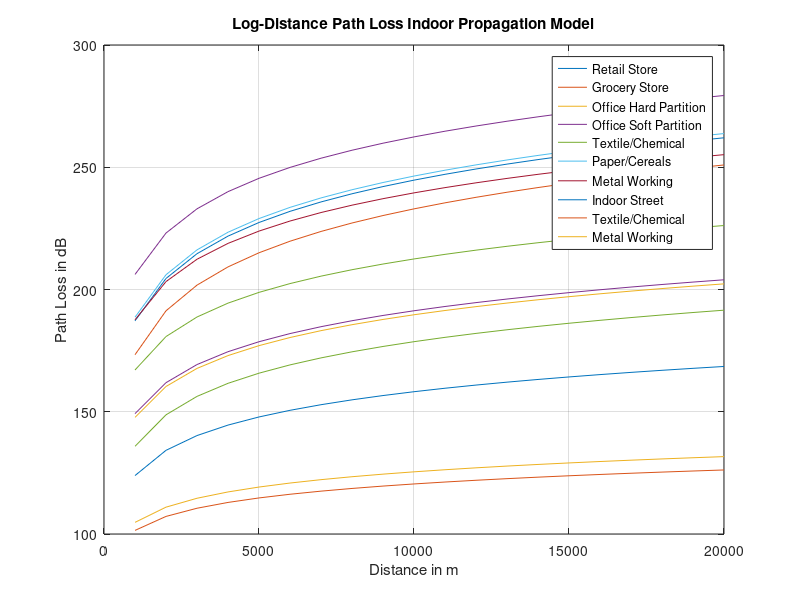

Write the MATLAB code that produced this figure.
% Analysis of Log-distance path loss propagation model (w/ & w/o Shadow)
clc
close all;

with_shadowing = input("w/ Shadowing? ");
d0 = input("Enter the reference distance: "); % Fixed_Distance
d = 1e3 : 1e3 : 20e3;
n = rand(1,12)*(6-1.6) + 1.6; % Path_Loss_Exponent - Values must be between 1.6 to 6
Sigma = rand(1,12)*(15-3) + 3;
f = randi([900, 4000], 1,12);
X = zeros(1,12);

for i = 1:12
    Lambda(i) = 3e8 / (f(i) * 10 ^ 6);
    PL_D0(i) = 20 * log10((4 * pi * d0) / Lambda(i));
    if(with_shadowing)
        X(i) = randn(size(PL_D0(i))) * Sigma(i);  % X(i) = normrnd(0, Sigma(i));
    end
end
for i = 1:12
    for j = 1:20
        PL(i, j) = PL_D0(i) + 10 * n(i) * log10(d(j) / d0)... % Path loss
            + X(i);
    end
end

plot(d, PL);
legend("Retail Store", "Grocery Store", "Office Hard Partition", "Office Soft Partition", "Textile/Chemical",...
    "Paper/Cereals", "Metal Working", "Indoor Street", "Textile/Chemical", "Metal Working");
xlabel("Distance in m");
ylabel("Path Loss in dB");
title("Log-Distance Path Loss Indoor Propagation Model");
grid on;
